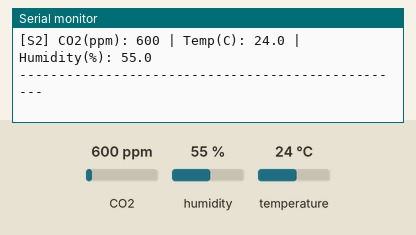
The sketch below on a simulated ESP8266 (NodeMCU). Parts: the last lines printed to the serial monitor. Inputs (shaded band) come from the test bench; at power-on: CO2 600 ppm, humidity 55 %, temperature 24 °C.

Above: at 1.2 s.
1.3 s: CO2 set to 452 ppm
At 2.6 s:
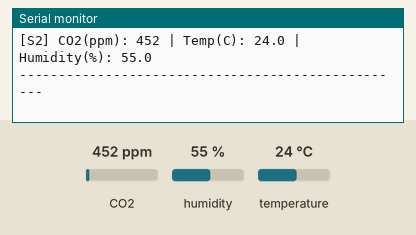
2.8 s: humidity set to 22 %
At 4.2 s:
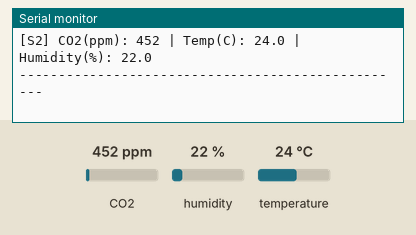
4.3 s: temperature set to 12 °C
At 6.4 s:
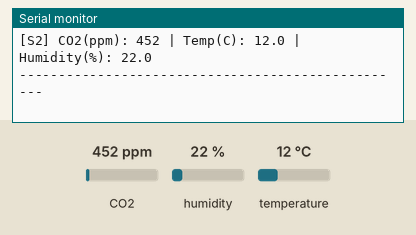

Measured:
- after the input at 1.3 s, the serial monitor: prints a new line after 0.72 s (image 1)
- after the input at 2.8 s, the serial monitor: prints a new line after 1.2 s (image 2)
- after the input at 4.3 s, the serial monitor: prints a new line after 1.7 s (image 3)

The sketch:

scd30-two-devices.ino
```cpp
/*
 * Dual SCD30 Wiring for NodeMcu-32S (ESP32)
 * Sensor 1: SDA -> GPIO21, SCL -> GPIO22
 * Sensor 2: SDA -> GPIO19, SCL -> GPIO18 (Custom Wire1 configuration)
 * Power   : Both to 5V and GND
 */

#include <Wire.h>
#include "SparkFun_SCD30_Arduino_Library.h" // https://github.com/sparkfun/SparkFun_SCD30_Arduino_Library

// Create two independent sensor instances
SCD30 sensor1;
SCD30 sensor2;

// Define custom pins for the second I2C bus
#define I2C2_SDA 19
#define I2C2_SCL 18

void setup()
{
    Serial.begin(115200);
    Serial.println("Dual SCD30 Example Starting...");

    // 1. Initialize the primary I2C bus (uses default GPIO21 and GPIO22)
    Wire.begin();

    // 2. Initialize the secondary hardware I2C bus with custom pins
    Wire1.begin(I2C2_SDA, I2C2_SCL);

    bool autoSelfCalibration = false;
    bool measureBegin = false;

    // --- Initialize Sensor 1 ---
    Serial.println("Initializing Sensor 1...");
    while (sensor1.begin(Wire, autoSelfCalibration, measureBegin) == false)
    {
        Serial.println("Sensor 1 not detected. Retrying...");
        delay(500);
    }
    sensor1.StopMeasurement();
    sensor1.beginMeasuring(0); // Start with default pressure compensation

    // --- Initialize Sensor 2 ---
    Serial.println("Initializing Sensor 2...");
    while (sensor2.begin(Wire1, autoSelfCalibration, measureBegin) == false)
    {
        Serial.println("Sensor 2 not detected. Retrying...");
        delay(500);
    }
    sensor2.StopMeasurement();
    sensor2.beginMeasuring(0); // Start with default pressure compensation

    Serial.println("Both sensors successfully initialized!");
}

void loop()
{
    // Check and print Sensor 1 Data
    if (sensor1.dataAvailable())
    {
        Serial.print("[S1] CO2(ppm): ");     Serial.print(sensor1.getCO2());
        Serial.print(" | Temp(C): ");        Serial.print(sensor1.getTemperature(), 1);
        Serial.print(" | Humidity(%): ");    Serial.print(sensor1.getHumidity(), 1);
        Serial.println();
    }

    // Check and print Sensor 2 Data
    if (sensor2.dataAvailable())
    {
        Serial.print("[S2] CO2(ppm): ");     Serial.print(sensor2.getCO2());
        Serial.print(" | Temp(C): ");        Serial.print(sensor2.getTemperature(), 1);
        Serial.print(" | Humidity(%): ");    Serial.print(sensor2.getHumidity(), 1);
        Serial.println();
    }

    Serial.println("--------------------------------------------------");
    delay(2000); // The SCD30 updates every 2 seconds by default
}
```
